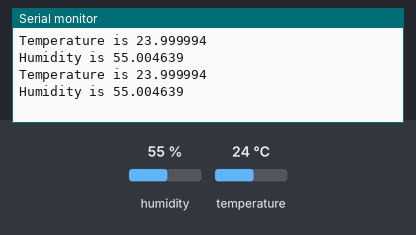
The sketch below on a simulated ESP32. On the bench: the last lines printed to the serial monitor. Wiring (inferred from the names in the program): HTU21/Si7021 sensor at I2C address 0x40. The test bench sets the inputs (shaded band); at power-on: humidity 55 %, temperature 24 °C.

Above: at 3.1 s.
3.2 s: humidity set to 22 %
At 5.0 s:
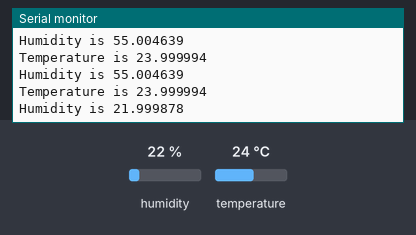
6.1 s: temperature set to 12 °C
At 7.9 s:
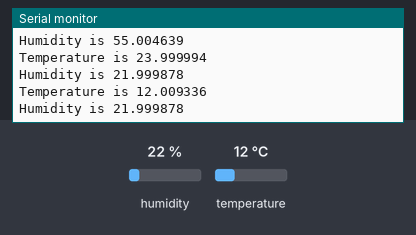
9.0 s: humidity set to 40 %
At 9.6 s:
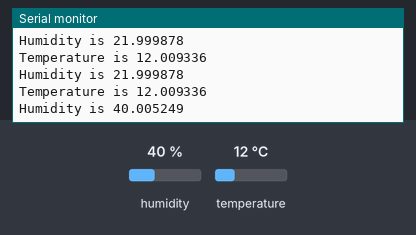
Timing chart, 0 to 12.0 s (numbered marks = the images above; inputs shaded):
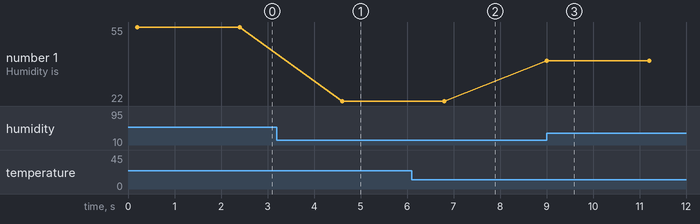

Measured:
- after the input at 3.2 s, the serial monitor: prints a new line after 1.4 s (image 1)
- after the input at 6.1 s, the serial monitor: prints a new line after 0.71 s (image 2)
- after the input at 9.0 s, the serial monitor: prints a new line at once (image 3)
- plotted number 1: 55 → 22 after the input at 3.2 s, 22 → 40.01 after the input at 9.0 s

The sketch:

SHT21.ino
```cpp
#include <Wire.h>
#include <Arduino.h>

#define SHT21_ADDRESS 0x40  //I2C address for the sensor

#define TRIGGER_TEMP_MEASURE_NOHOLD  0xF3
#define TRIGGER_HUMD_MEASURE_NOHOLD  0xF5

float temperature, humidity;
char temp[4], hum[4];

void setup()
{
  Wire.begin(18, 19);
  Serial.begin(115200);
}

void loop()
{

  temperature = getTemperature();
  humidity = getHumidity();
  sprintf(temp, "%f", temperature);
  Serial.print("Temperature is ");
  Serial.println(temp);
  sprintf(hum, "%f", humidity);
  Serial.print("Humidity is ");
  Serial.println(hum);
  delay(2000);
}
```

Reading_Values.ino
```cpp
int readSHT21(uint8_t command)
{
  uint16_t result;

  Wire.beginTransmission(SHT21_ADDRESS);
  Wire.write(command);
  Wire.endTransmission();
  delay(100);

  Wire.requestFrom(SHT21_ADDRESS, 3);
  while (Wire.available() < 3) {
  delay(1);
  }

  // return result
  result = ((Wire.read()) << 8);
  result += Wire.read();
  result &= ~0x0003;   // clear two low bits (status bits)
  return result;
}

float getHumidity()

{
  return (-6.0 + 125.0 / 65536.0 * (float)(readSHT21(TRIGGER_HUMD_MEASURE_NOHOLD)));
}

float getTemperature()
{
  return (-46.85 + 175.72 / 65536.0 * (float)(readSHT21(TRIGGER_TEMP_MEASURE_NOHOLD)));
}
```
